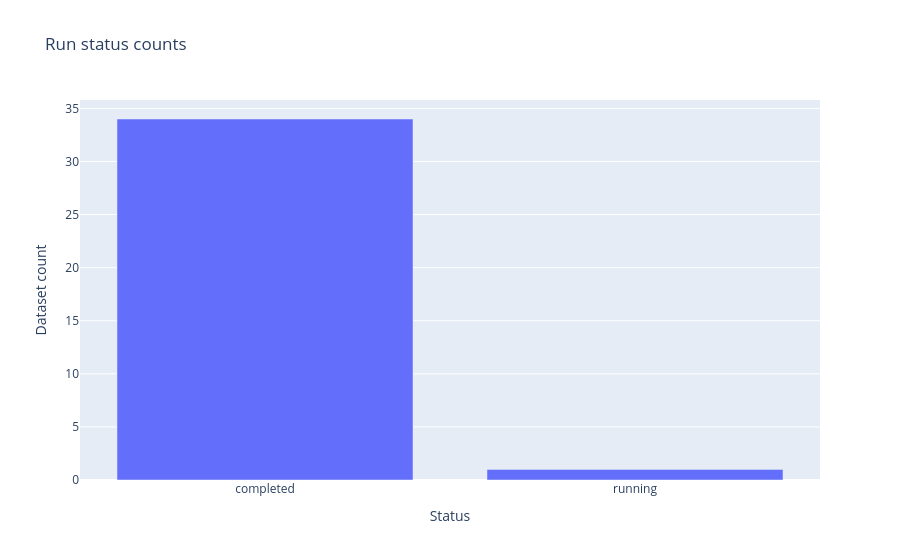

Notebook source saved alongside this figure:
### Code cell
# Run completeness and leaderboard-reference context

if RUN_STATUS is None or RUN_STATUS.empty:
    display_note("No per-dataset `run_status.json` files were found in this run directory.")
else:
    status_df = RUN_STATUS.copy()
    status_df["status"] = status_df["status"].astype(str)
    display_note("### Run completeness by dataset")
    display(status_df.sort_values(["status", "dataset"], ascending=[True, True]).reset_index(drop=True))

    status_counts = status_df.groupby("status", dropna=False).size().reset_index(name="datasets")
    fig = px.bar(status_counts, x="status", y="datasets", title="Run status counts")
    fig.update_layout(xaxis_title="Status", yaxis_title="Dataset count")
    fig.show()

ref = REFERENCE_LEADERBOARD_ROWS.copy() if "REFERENCE_LEADERBOARD_ROWS" in globals() and REFERENCE_LEADERBOARD_ROWS is not None else pd.DataFrame()
if ref.empty:
    display_note("No combined leaderboard/reference rows were available.")
else:
    if "is_top10_entry" in ref.columns:
        include_mask = ref["is_top10_entry"].isna() | ref["is_top10_entry"].apply(bool_like)
        ref = ref.loc[include_mask].copy()

    display_note("### Leaderboard/reference coverage")
    coverage_cols = [
        "dataset",
        "benchmark_id",
        "benchmark_suite",
        "leaderboard_metric_name",
        "leaderboard_metric_direction",
        "leaderboard_dataset_split",
        "rank",
        "model",
        "metric_value",
        "reference_source",
        "paper_short",
        "year",
    ]
    coverage_cols = [c for c in coverage_cols if c in ref.columns]
    display(ref[coverage_cols].head(50))

    ref["metric_value_numeric"] = pd.to_numeric(ref.get("metric_value_numeric", pd.Series(dtype=float)), errors="coerce")
    if "leaderboard_metric_name" in ref.columns:
        ref["metric_kind"] = ref["leaderboard_metric_name"].astype(str).apply(leaderboard_metric_kind)
    else:
        ref["metric_kind"] = ""
    if "leaderboard_metric_direction" in ref.columns:
        ref["direction"] = [leaderboard_direction(kind, explicit) for kind, explicit in zip(ref["metric_kind"], ref["leaderboard_metric_direction"])]
    else:
        ref["direction"] = ref["metric_kind"].apply(leaderboard_direction)

    coverage_rows = []
    group_cols = [c for c in ["dataset", "leaderboard_metric_name", "metric_kind", "direction"] if c in ref.columns]
    for keys, group in ref.groupby(group_cols, dropna=False):
        if not isinstance(keys, tuple):
            keys = (keys,)
        payload = dict(zip(group_cols, keys))
        values = group["metric_value_numeric"].dropna().to_numpy(dtype=float)
        direction = str(payload.get("direction", "lower"))
        if len(values):
            sorted_values = np.sort(values)
            if direction == "higher":
                sorted_values = sorted_values[::-1]
            payload["reference_rows"] = int(len(group))
            payload["best_reference"] = float(sorted_values[0])
            payload["top10_or_worst_reference"] = float(sorted_values[min(9, len(sorted_values) - 1)])
        else:
            payload["reference_rows"] = int(len(group))
            payload["best_reference"] = np.nan
            payload["top10_or_worst_reference"] = np.nan
        if "reference_source" in group.columns:
            payload["reference_sources"] = "; ".join(sorted(group["reference_source"].dropna().astype(str).unique()))
        coverage_rows.append(payload)

    coverage_summary = pd.DataFrame(coverage_rows)
    if not coverage_summary.empty:
        display(coverage_summary.sort_values([c for c in ["dataset", "leaderboard_metric_name"] if c in coverage_summary.columns]).reset_index(drop=True))

### Figure 1 — Plotly figure (JSON) as saved in the notebook; plotly's stock layout.template omitted (floating-point values rounded to 4 significant figures)
{"data": [{"hovertemplate": "status=%{x}<br>datasets=%{y}<extra></extra>", "legendgroup": "", "marker": {"color": "#636efa", "pattern": {"shape": ""}}, "name": "", "orientation": "v", "showlegend": false, "textposition": "auto", "type": "bar", "x": ["completed", "running"], "xaxis": "x", "y": [34, 1], "yaxis": "y"}], "layout": {"barmode": "relative", "legend": {"tracegroupgap": 0}, "title": {"text": "Run status counts"}, "xaxis": {"anchor": "y", "domain": [0, 1], "title": {"text": "Status"}}, "yaxis": {"anchor": "x", "domain": [0, 1], "title": {"text": "Dataset count"}}}}
